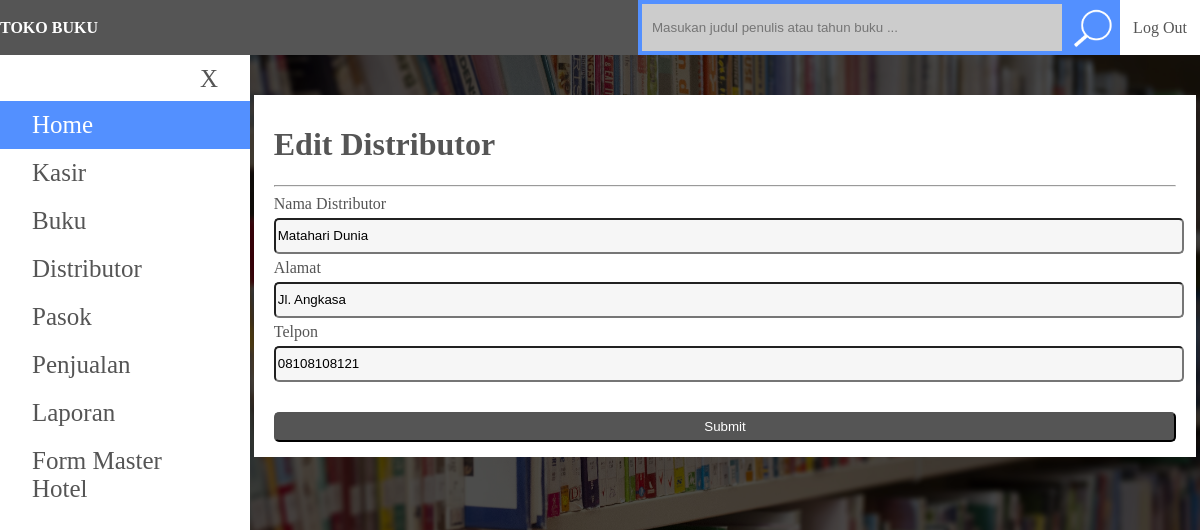
/Aplikasi/tokobuku/distributor.php?id=2&action=edit (signed in), run on the app's committed database.
### tables this page shows
CREATE TABLE `distributor` (
  `idDistributor` int(10) NOT NULL,
  `namaDistributor` varchar(200) NOT NULL,
  `alamat` text NOT NULL,
  `telepon` varchar(15) NOT NULL
);

### Aplikasi/tokobuku/proses/config/Database.php (called while the page is built, shortened)
<?php
class Database
{
    private $user;
    private $pass;
    private $database = 'dbtokobuku';
    private $host;
    private $db;
    protected function __construct($user, $pass, $host, $database = '')
    {
        $this->user = $user;
        $this->pass = $pass;
        $this->host = $host;
    }
    public function connect()
    {
        if ( ! empty($this->user) && ! empty($this->pass) && ! empty($this->database) && ! empty($this->host)) {
            $this->db = new mysqli($this->host, $this->user, $this->pass, $this->database);
            return;
        }
        die('Koneksi Gagal : data ada yang kosong');
    }
    public function mysqli()
    {
        return $this->db;
    }
    public function query($sql)
    {
        $this->db->query("SET sql_mode = '';");
        $this->query = $this->db->query($sql);
    }
}

### Aplikasi/tokobuku/proses/Distributor.php (called while the page is built, shortened)
<?php
require_once 'AbstractQuery.php';
class Distributor extends AbstractQuery
{
    public function data($id)
    {
        $koneksi = $this->connection();
        $koneksi->query("select * from distributor where idDistributor=" . $id);
        if ($koneksi->check_data()) {
            $data                  = $koneksi->show_data()[0];
            $this->namaDistributor = $data['namaDistributor'];
            $this->alamat          = $data['alamat'];
            $this->telepon         = $data['telepon'];
        }
    }
}

### Aplikasi/tokobuku/proses/AbstractQuery.php (called while the page is built, shortened)
<?php
abstract class AbstractQuery
{
    private $data;
    protected function __construct()
    {
        $this->data = new Data('root', 'root', 'localhost');
    }
    public function connection()
    {
        return $this->data;
    }
}

### Aplikasi/tokobuku/distributor.php (the view, shortened to what this page needs)
<?php
$level = '';
if (isset($_SESSION['level'])) {
    $level = $_SESSION['level'];
}
?>
<!DOCTYPE html>
<html>
<head>
    <link rel="stylesheet" href="css/style.css">
</head>
<body>
<div class="wrapper">
    <nav>
        <div class="navbar">
            <div class="pull-left">
                <a class="brand" href="#"><b>TOKO BUKU </b></a>
            </div>
            <div class="pull-right">
                <div class="navbar-menu">
                    <ul>
                        <li>
                            <form action="buku.php" method="get">
                                <input type="text" name="search"
                                       placeholder="Masukan judul penulis atau tahun buku ...">
                                <input type="submit" name="submit" class="btnsearch" value="">
                            </form>
                        </li>
                        <li><a href="proses/proses-logout.php">Log Out</a></li>
                    </ul>
                </div>
            </div>
        </div>
    </nav>
    <div class="sidebar">
        <a href="#" class="btnclose">X</a>
        <?php
        if ($level == 'admin') {
            ?>
            <div class="dropdown">
                <a href="index.php" class="active">Home</a>
            </div>
            <div class="dropdown">
                <a href="kasir.php" class="dropbtn">Kasir</a>
            </div>
            <div class="dropdown">
                <a href="buku.php" class="dropbtn">Buku</a>
            </div>
            <div class="dropdown">
                <a href="distributor.php" class="dropbtn">Distributor</a>
            </div>
            <div class="dropdown">
                <a href="pasok.php" class="dropbtn">Pasok</a>
            </div>
            <div class="dropdown">
                <a href="penjualan.php" class="dropbtn">Penjualan</a>
            </div>
            <div class="dropdown">
                <a href="laporan.php" class="dropbtn">Laporan</a>
            </div>
            <div class="dropdown">
                <a href="hotel.php" class="dropbtn">Form Master Hotel</a>
            </div>
        <?php } ?>
    </div>
    <div class="content-wrap">
        <div class="content">
            <?php
            if (isset($_GET['action'])) {
                if ($_GET['action'] == 'input') {
                    echo "
							<h1>Input Distributor</h1>
							<hr>
							<form action=\"proses/proses-input.php\" method=\"post\">
							<div class=\"form-group\">
							<label>Nama Distributor</label>
							<input type=\"text\" name=\"namaDistributor\" required>
							</div>
							<div class=\"form-group\">
							<label>Alamat</label>
							<input type=\"text\" name=\"alamat\" required>
							</div>
							<div class=\"form-group\">
							<label>Telpon</label>
							<input type=\"text\" name=\"telp\" onkeypress='return event.charCode >= 48 && event.charCode <= 57 || event.charCode == 0' required>
							</div>
							<div class=\"form-group\">
							<input type=\"submit\" name=\"submit\">
							<input type=\"hidden\" name=\"type\" value=\"1\">
							</div>
							</form>";
                } elseif ($_GET['action'] == 'edit') {
                    if ( ! isset($_GET['id'])) {
                        header('location:distributor.php');
                    } else {
                        include "proses/Distributor.php";
                        $Distributor = new Distributor();
                        $Distributor->data($_GET['id']);
                        echo "
								<h1>Edit Distributor</h1>
								<hr>
								<form action=\"proses/proses-edit.php?id=" . $_GET['id'] . "\" method=\"post\">
								<div class=\"form-group\">
								<label>Nama Distributor</label>
								<input type=\"text\" name=\"namaDistributor\" value=\"" . $Distributor->namaDistributor . "\" required>
								</div>
								<div class=\"form-group\">
								<label>Alamat</label>
								<input type=\"text\" name=\"alamat\" value=\"" . $Distributor->alamat . "\" required>
								</div>
								<div class=\"form-group\">
								<label>Telpon</label>
								<input type=\"text\" name=\"telp\" onkeypress='return event.charCode >= 48 && event.charCode <= 57 || event.charCode == 0' value=\"" . $Distributor->telepon . "\" required>
								</div>
								<div class=\"form-group\">
								<input type=\"submit\" name=\"submit\">
								<input type=\"hidden\" name=\"type\" value=\"1\">
								</div>
								</form>";
                    }
                }
            }
            ?>
        </div>
    </div>
</div>
</body>
</html>

### Aplikasi/tokobuku/css/style.css (style rules this page uses)
body, html { width: 100vw; padding: 0; margin: 0; background-image: url("../images/bg2.jpg"); background-size: cover; }
.form-group input, .form-group select { background: #F6F6F6; display: block; width: 100%; height: 30px; border-radius: 5px; margin: 5px 0px; }
.wrapper nav .navbar { background: #555; }
.navbar ul li { float: left; }
html, body { padding: 0px; margin: 0; }
.wrapper { background-color: rgba(0, 0, 0, 0.7); overflow: hidden; height: 100vh; }
nav { z-index: 1; width: 100vw; height: 55px; overflow: hidden; }
.navbar { width: 100vw; height: 55px; background-color: #555; }
.navbar-menu ul { margin: 0; }
.navbar-menu ul li { float: left; list-style-type: none; }
.navbar-menu ul li a { color: #555; text-decoration: none; width: 80px; height: 55px; display: inline-block; background-color: #fff; text-align: center; vertical-align: top; line-height: 55px; }
.navbar-menu ul li input[type="submit"] { margin-left: -5px; text-decoration: none; width: 55px; height: 55px; display: inline-block; border: none; background-color: #5390FF; color: #fff; text-align: center; vertical-align: top; line-height: 55px; }
.navbar-menu ul li input[type="text"] { background-color: #ccc; padding: 0 10px; height: 47px; width: 400px; display: inline-block; border: 4px solid #5390FF; }
.navbar .brand { color: #fff; text-decoration: none; width: auto; height: 55px; display: inline-block; text-align: center; vertical-align: top; line-height: 55px; }
.pull-left { float: left; }
.pull-right { float: right; }
.form-group { width: 100%; }
.form-group label { display: block; }
.form-group input { display: block; }
.sidebar { padding-top: 46px; position: fixed; width: 250px; height: 100vh; background-color: #fff; top: 50; left: 0; }
.sidebar .active { background-color: #5390FF; color: #fff; }
.sidebar a { padding: 10px 32px; text-decoration: none; font-size: 25px; color: #555; display: block; }
.sidebar .btnclose { position: absolute; top: 0; right: 0px; font-size: 25px; }
.content-wrap { margin-left: 250px; height: 100vh; overflow-y: scroll; }
.content { overflow-y: scroll; background-color: #fff; margin: 40px auto; width: 95%; color: #555; padding: 10px 20px; }
.content .form-group input[type="submit"] { margin-top: 30px; background-color: #555; color: #fff; }
.btnsearch { background-image: url("../images/iconsearch.png"); background-repeat: no-repeat; background-size: 80% 80%; background-position: center; }

### data on the page
distributor: namaDistributor "Matahari Dunia", alamat "Jl. Angkasa", telp "08108108121"
